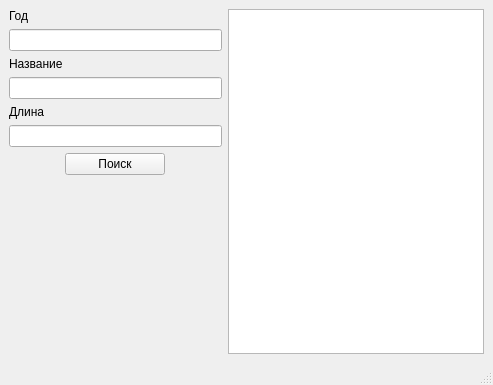
<?xml version="1.0" encoding="UTF-8"?>
<ui version="4.0">
 <class>MainWindow</class>
 <widget class="QMainWindow" name="MainWindow">
  <property name="geometry">
   <rect>
    <x>0</x>
    <y>0</y>
    <width>493</width>
    <height>385</height>
   </rect>
  </property>
  <property name="windowTitle">
   <string>MainWindow</string>
  </property>
  <widget class="QWidget" name="centralwidget">
   <layout class="QHBoxLayout" name="horizontalLayout_4">
    <item>
     <layout class="QHBoxLayout" name="horizontalLayout_3">
      <item>
       <layout class="QVBoxLayout" name="verticalLayout">
        <item>
         <layout class="QVBoxLayout" name="verticalLayout_4">
          <item>
           <layout class="QVBoxLayout" name="verticalLayout_3">
            <item>
             <widget class="QLabel" name="label_3">
              <property name="text">
               <string>Год</string>
              </property>
             </widget>
            </item>
            <item>
             <widget class="QLineEdit" name="yearEdit">
              <property name="maximumSize">
               <size>
                <width>350</width>
                <height>16777215</height>
               </size>
              </property>
             </widget>
            </item>
           </layout>
          </item>
          <item>
           <widget class="QLabel" name="label_4">
            <property name="text">
             <string>Название</string>
            </property>
           </widget>
          </item>
          <item>
           <widget class="QLineEdit" name="titleEdit">
            <property name="maximumSize">
             <size>
              <width>350</width>
              <height>16777215</height>
             </size>
            </property>
           </widget>
          </item>
         </layout>
        </item>
        <item>
         <layout class="QVBoxLayout" name="verticalLayout_2">
          <item>
           <widget class="QLabel" name="label_6">
            <property name="text">
             <string>Длина</string>
            </property>
           </widget>
          </item>
          <item>
           <widget class="QLineEdit" name="durationEdit">
            <property name="maximumSize">
             <size>
              <width>350</width>
              <height>16777215</height>
             </size>
            </property>
           </widget>
          </item>
         </layout>
        </item>
        <item>
         <layout class="QHBoxLayout" name="horizontalLayout_2">
          <item>
           <widget class="QPushButton" name="queryButton">
            <property name="maximumSize">
             <size>
              <width>100</width>
              <height>16777215</height>
             </size>
            </property>
            <property name="text">
             <string>Поиск</string>
            </property>
           </widget>
          </item>
         </layout>
        </item>
        <item>
         <spacer name="verticalSpacer">
          <property name="orientation">
           <enum>Qt::Vertical</enum>
          </property>
          <property name="sizeHint" stdset="0">
           <size>
            <width>20</width>
            <height>40</height>
           </size>
          </property>
         </spacer>
        </item>
       </layout>
      </item>
      <item>
       <widget class="QTableWidget" name="tableWidget"/>
      </item>
     </layout>
    </item>
   </layout>
  </widget>
  <widget class="QMenuBar" name="menubar">
   <property name="geometry">
    <rect>
     <x>0</x>
     <y>0</y>
     <width>493</width>
     <height>21</height>
    </rect>
   </property>
  </widget>
  <widget class="QStatusBar" name="statusbar"/>
 </widget>
 <resources/>
 <connections/>
</ui>
